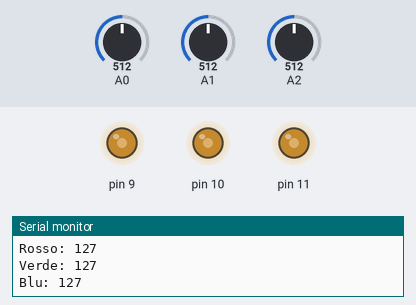
This sketch was run on a simulated Arduino Uno, built with avr-gcc and run on an emulated ATmega328P. Parts: output pins drawn as LEDs (lit = HIGH), the last lines printed to the serial monitor. The test bench sets the inputs (shaded band); at power-on: A0 = 512, A1 = 512, A2 = 512.

Above: at 1.2 s.
1.3 s: A0 set to 409
At 2.5 s:
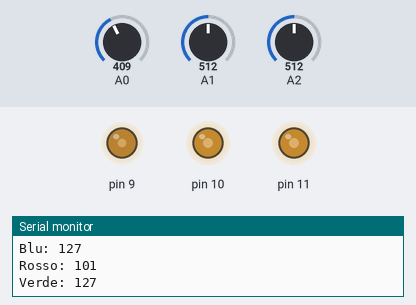
2.8 s: A0 set to 391
At 4.0 s:
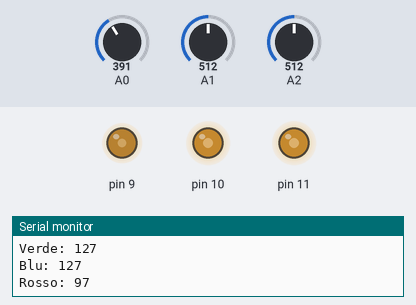
4.3 s: A1 set to 45
At 5.5 s:
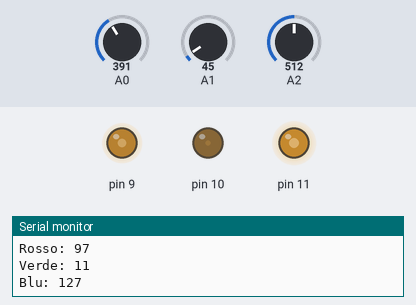
5.8 s: A1 set to 36
At 6.7 s:
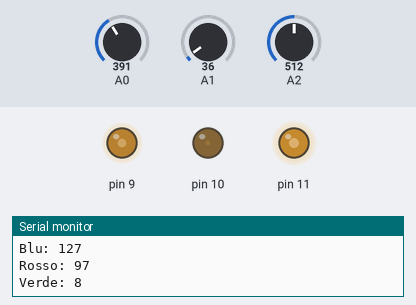
8.8 s: A2 set to 43
At 10.0 s:
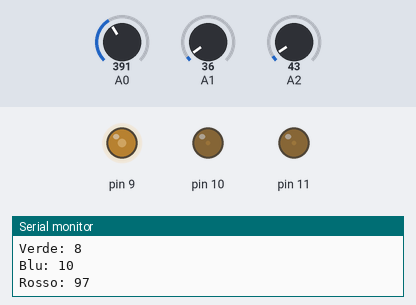
10.3 s: A2 set to 37
At 11.1 s:
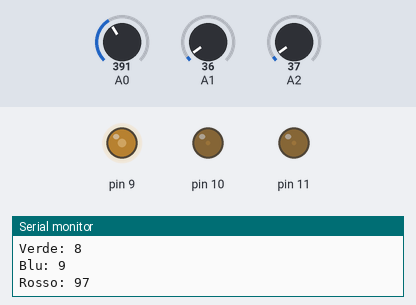
Timing chart, 0 to 13.3 s (numbered marks = the images above; inputs shaded):
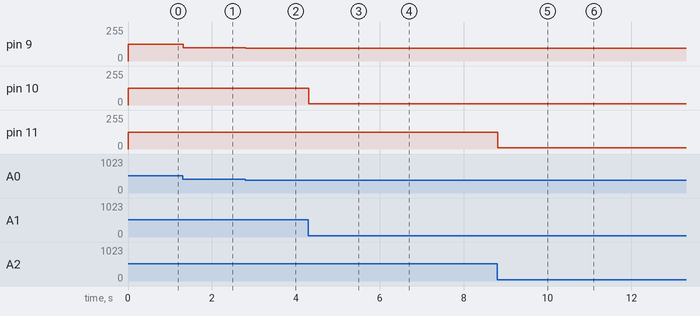

Measured:
- after the input at 1.3 s, pin 9: 127/255 → 101/255 at once
- after the input at 2.8 s, pin 9: 101/255 → 97/255 at once
- after the input at 4.3 s, pin 10: 127/255 → 11/255 at once
- after the input at 5.8 s, pin 10: 11/255 → 8/255 at once
- after the input at 8.8 s, pin 11: 127/255 → 10/255 at once
- after the input at 10.3 s, pin 11: 10/255 → 9/255 at once

The sketch:

led_rgb.ino
```cpp
int r, g, b, p1, p2, p3;

void setup() {
pinMode (9, OUTPUT);
pinMode (10, OUTPUT);
pinMode (11, OUTPUT);

Serial.begin(9600);

}

void loop() {
 p1= analogRead (A0);
 p2= analogRead (A1);
 p3= analogRead (A2);

 r = map (p1, 0, 1023, 0, 255);
 g = map (p2, 0, 1023, 0, 255);
 b = map (p3, 0, 1023, 0, 255);


 analogWrite (11, b);
 analogWrite (10, g);
 analogWrite (9, r);

 Serial.print ("Rosso: ");
 Serial.println (r);
 Serial.print ("Verde: ");
 Serial.println (g);
 Serial.print ("Blu: ");
 Serial.println (b);

 delay (5);
}
```
